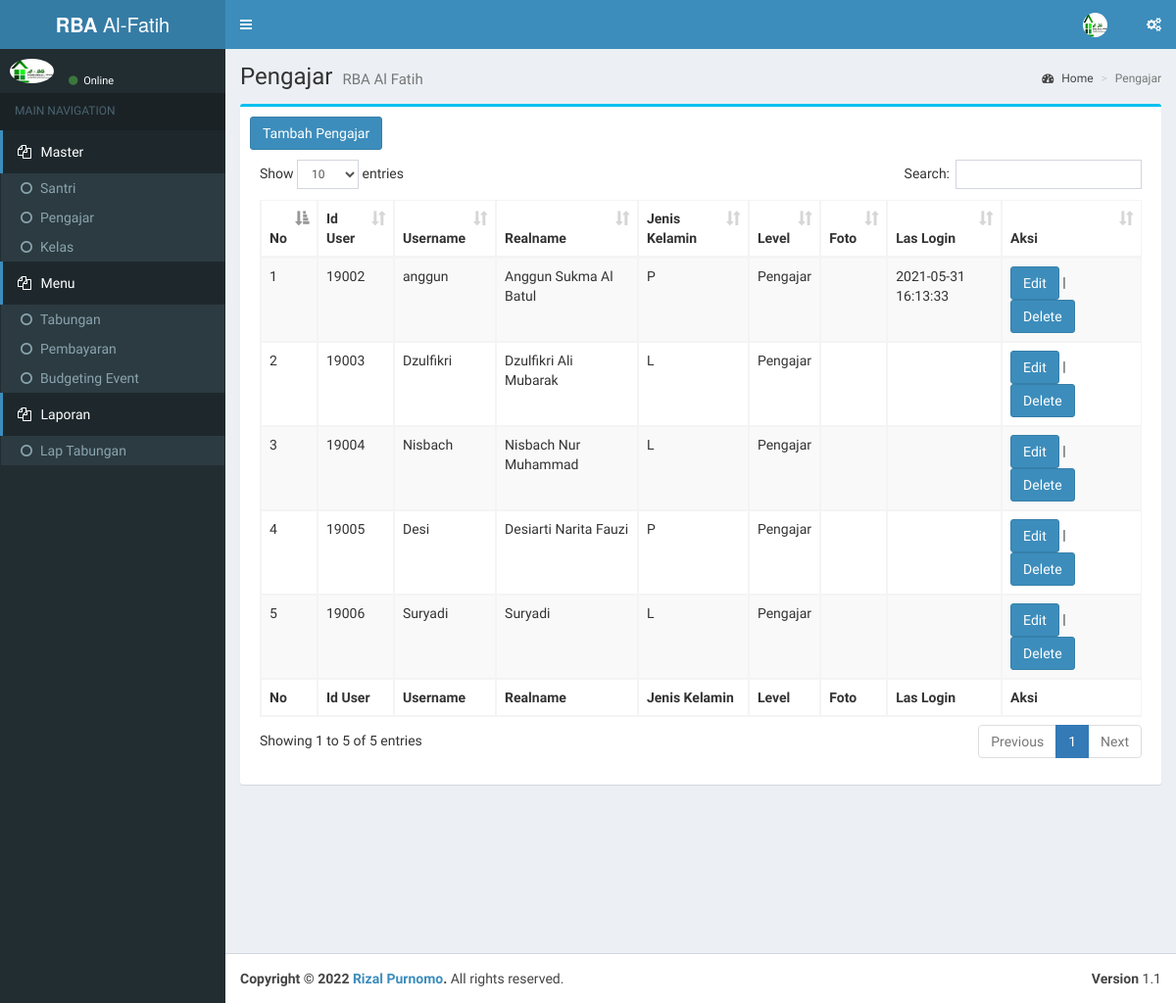
The app's page /index.php/user with its own data.
### tables this page shows
CREATE TABLE `tbluser` (
  `id` int(11) NOT NULL AUTO_INCREMENT,
  `iduser` varchar(5) DEFAULT NULL,
  `user` varchar(20) DEFAULT NULL,
  `realname` varchar(50) DEFAULT NULL,
  `password` varchar(50) DEFAULT NULL,
  `jnsKel` varchar(5) DEFAULT NULL,
  `level` varchar(20) DEFAULT NULL,
  `foto` varchar(50) DEFAULT NULL,
  `lastLogin` datetime DEFAULT NULL,
  PRIMARY KEY (`id`)
);

### application/controllers/User.php (called while the page is built, shortened)
<?php
class User extends CI_Controller {
	public function __construct(){
		$this->load->model(array('user_model'));
    }
	public function index(){
    $data['user'] = $this->user_model->getAlluser();
		$this->load->view('master/view_user',$data);
    }
}

### index.php (called while the page is built, shortened)
<?php
require_once BASEPATH.'core/CodeIgniter.php';

### application/models/User_model.php (called while the page is built, shortened)
<?php
class User_model extends CI_Model {
	public function getAllUser(){
		$sql = "SELECT * FROM tbluser where level!='Administrator'";
		$qry = $this->db->query($sql);
		return $qry->result_array();
	}
}

### application/views/master/view_user.php (the view, shortened to what this page needs)
<div class="content-wrapper">
	<section class="content-header">
		<h1>
			Pengajar
			<small>RBA Al Fatih</small>
		</h1>
		<ol class="breadcrumb">
			<li><a href="<?php echo base_url('home/dashboard');?>"><i class="fa fa-dashboard"></i> Home</a></li>
			<li class="active">Pengajar</li>
		</ol>
	</section>
	<section class="content">
		<div class="row">
			<div class="col-sm-12">
				<div class="box box-info">
					<div class="box-body">
                    <a class="btn btn-large btn-primary" href="<?php echo base_url('user/add');?>">Tambah Pengajar</a>
                    <div class="box-body table-responsive">
                      <table id="example1" class="table table-bordered table-striped">
                              <thead>
                                  <tr>
                                      <th>No</th>
                                      <th>Id User</th>
                                      <th>Username</th>
                                      <th>Realname</th>
                                      <th>Jenis Kelamin</th>
                                      <th>Level</th>
                                      <th>Foto</th>
                                      <th>Las Login</th>
                                      <th>Aksi</th>
                                  </tr>
                              </thead>
                              <tbody>
                              <?php  if(!empty($user)){for($a=0; $a<count($user); $a++){?>
                              <?php $idUser = $user[$a]['iduser']; ?>
                              <tr id="user<?php echo $idUser; ?>">
                                  <td><?php echo $a+1 ?></td>
                                  <td><?php echo $idUser ?></td>
                                  <td><?php echo $user[$a]['user'] ?></td>
                                  <td><?php echo $user[$a]['realname'] ?></td>
                                  <td><?php echo $user[$a]['jnsKel'] ?></td>
                                  <td><?php echo $user[$a]['level'] ?></td>
                                  <td><?php echo $user[$a]['foto'] ?></td>
                                  <td><?php echo $user[$a]['lastLogin'] ?></td>
                                  <td width="125px">
                                      <a class="btn btn-large btn-primary"
                                          href="javascript:selectUser('user<?php echo $user[$a]['iduser']; ?>')">Edit</a>
                                      | <a class="btn btn-large btn-primary"
                                          href="javascript:deleteUser('user<?php echo $user[$a]['iduser']; ?>')">Delete</a>
                                  </td>
                              </tr>
                              <?php }} ?>
                              </tbody>
                              <tfoot>
                                  <tr>
                                      <th>No</th>
                                      <th>Id User</th>
                                      <th>Username</th>
                                      <th>Realname</th>
                                      <th>Jenis Kelamin</th>
                                      <th>Level</th>
                                      <th>Foto</th>
                                      <th>Las Login</th>
                                      <th>Aksi</th>
                                  </tr>
                              </tfoot>
                          </table>
                    </div>
					</div>
				</div>
			</div>
		</div>
	</section>
</div>

### records on screen
tbluser: iduser "19002", user "anggun", realname "Anggun Sukma Al Batul", jnsKel "P", level "Pengajar", lastLogin "2021-05-31 16:13:33"
tbluser: iduser "19003", user "Dzulfikri", realname "Dzulfikri Ali Mubarak", jnsKel "L", level "Pengajar"
tbluser: iduser "19004", user "Nisbach", realname "Nisbach Nur Muhammad", jnsKel "L", level "Pengajar"
tbluser: iduser "19005", user "Desi", realname "Desiarti Narita Fauzi", jnsKel "P", level "Pengajar"
tbluser: iduser "19006", user "Suryadi", realname "Suryadi", jnsKel "L", level "Pengajar"
